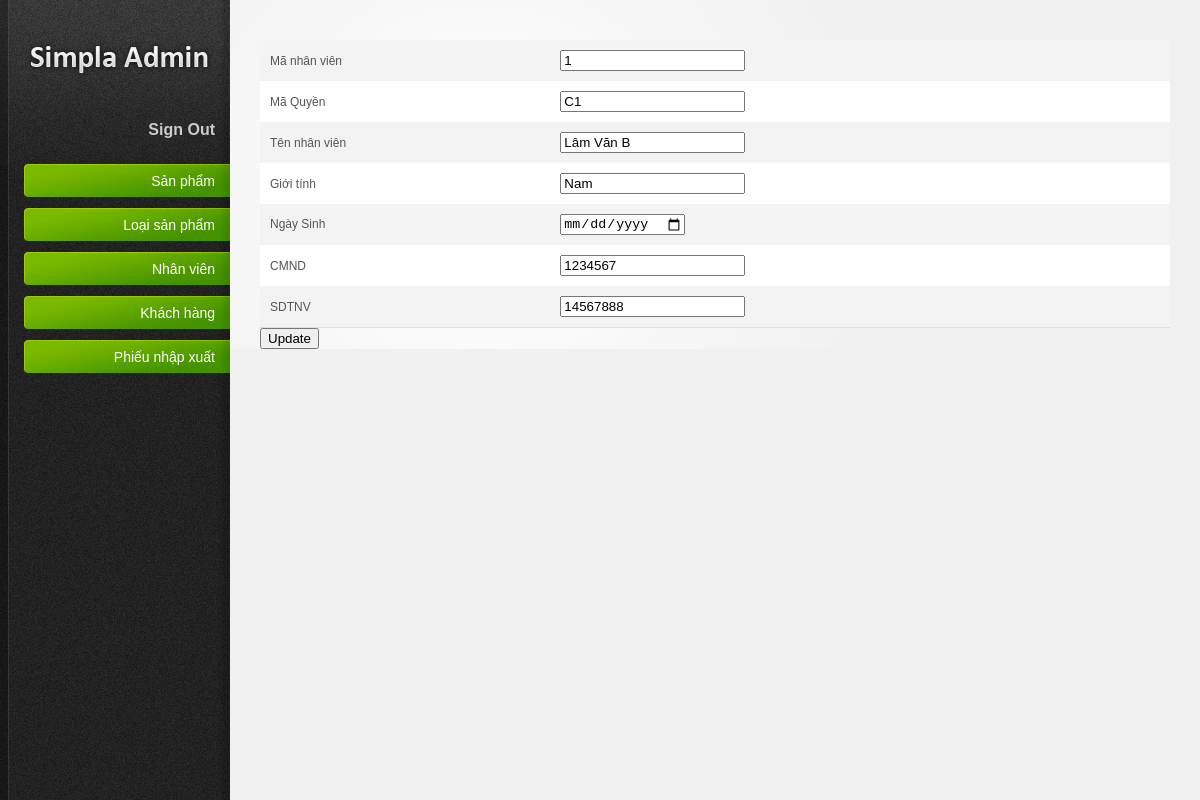
Page /admin/editNV.php?manv=1 on the committed database.
### tables this page shows
CREATE TABLE `nhanvien` (
  `MaNV` varchar(10) NOT NULL,
  `MaQuyen` varchar(10) NOT NULL,
  `TenNV` varchar(50) NOT NULL,
  `GioiTinh` varchar(5) NOT NULL,
  `NgaySinh` datetime NOT NULL,
  `CMND` int(11) NOT NULL,
  `SDTNV` int(11) NOT NULL
);

### admin/editNV.php (the view, shortened to what this page needs)
<?php
include './dbconect/pdo.php';
$m = isset($_GET['manv']) ? $_GET['manv'] : '';
$sql = "select * from nhanvien  where MaNV= ? ";
$a = [$m];
$objStatement = $objPDO->prepare($sql);
$objStatement->execute($a);
$dataN = $objStatement->fetch(PDO::FETCH_OBJ);
?>
<!DOCTYPE html PUBLIC "-//W3C//DTD XHTML 1.0 Strict//EN" "http://www.w3.org/TR/xhtml1/DTD/xhtml1-strict.dtd">
<html xmlns="http://www.w3.org/1999/xhtml">
 <head>
		<link rel="stylesheet" href="resources/css/reset.css" type="text/css" media="screen" />
		<link rel="stylesheet" href="resources/css/style.css" type="text/css" media="screen" />
		<link rel="stylesheet" href="resources/css/invalid.css" type="text/css" media="screen" />
	</head>
	<body><div id="body-wrapper">
		<?php include './pages/sidebar.php' ?>
		<div id="main-content">
             <form action="updateNV.php" method='post' entype='multipart/form-data'>
             <table class="table"  border=1>
			 <tbody>
			 <tbody>
						<tr>
							<td scope="row"> Mã nhân viên</td>
							<td><input type="text" name="manv" value='<?php echo $dataN->MaNV ?>' readonly></td>
						</tr>
						<tr>
							<td scope="row">Mã Quyền</td>
							<td><input type="text" name="maquyen" value='<?php echo $dataN->MaQuyen ?>'readonly></td>
						</tr>
						<tr>
							<td>Tên nhân viên  </td>
							<td><input type="text" name="ten" value='<?php echo $dataN->TenNV ?>'></td>
						</tr>
						<tr>
							<td>Giới tính </td>
							<td><input type="text" name="gioitinh" value='<?php echo $dataN->GioiTinh ?>'></td>
						</tr>
						<tr>
							<td>Ngày Sinh </td>
							<td><input type="date" name="ngaysinh" value='<?php echo $dataN->NgaySinh ?>'></td>
						</tr>
						<tr>
							<td>CMND </td>
							<td><input type="text" name="cmnd" value='<?php echo $dataN->CMND ?>'></td>
						</tr>
						<tr>
							<td>SDTNV </td>
							<td><input type="text" name="sdt" value='<?php echo $dataN->SDTNV ?>'></td>
						</tr>
					</tbody>
             </table>
        <input type="submit" value="Update">
    </form>
		</div>
	</div></body>
</html>

### admin/resources/css/style.css (style rules this page uses)
html { font-size: 100%; height: 100%; margin-bottom: 1px; }
body { font-family: Arial, Helvetica, sans-serif; color: #555; background: #f0f0f0 url('../images/bg-body.gif') top left repeat-y; font-size: 12px; }
#body-wrapper { background: url('../images/bg-radial-gradient.gif') fixed 230px top no-repeat; }
#main-content { margin: 0 30px 0 260px; padding: 40px 0 0 0; }
#main-content table { width: 100%; border-collapse: collapse; }
#main-content tbody { border-bottom: 1px solid #ddd; }
#main-content tbody tr { background: #fff; }
#main-content tbody tr.alt-row { background: #f3f3f3; }
#main-content table td, #main-content table th { padding: 10px; line-height: 1.3em; }

### rows in the picture
nhanvien: manv "1", maquyen "C1", ten "Lâm Văn B", gioitinh "Nam", cmnd "1234567", sdt "14567888"
